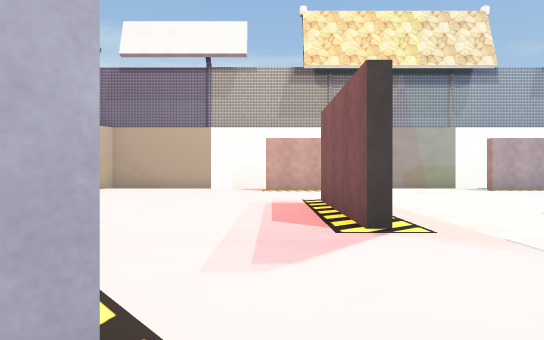
View 1 (above)

19 first-person views from a walk through a scene from a Unity 3-D project. The camera is 1.5 m above the floor, looks level and sees 80° across. The floor is counted in squares, 2 m on a side. Each view is taken from the middle of a square. On the plan, view 1 faces up. The plan holds only what a view shows up to about 11 squares ahead; the rest is blank. The place goes on beyond the plan. The player is left out. Some surface patterns are stand-ins.

View 2
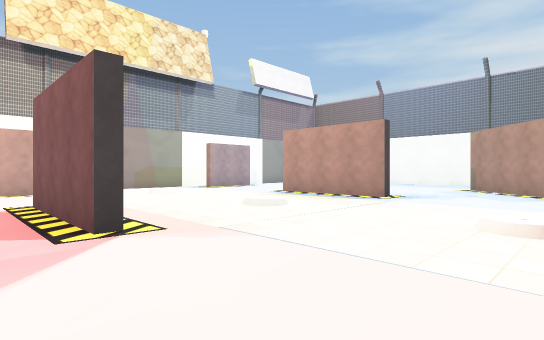

View 3
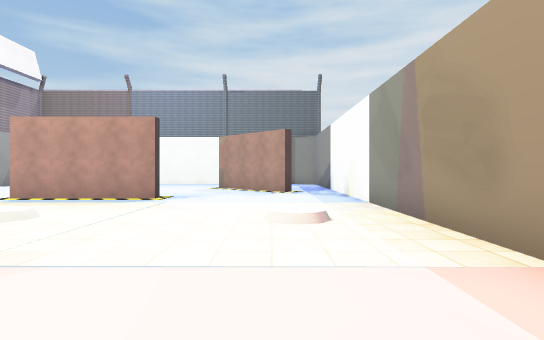

View 4
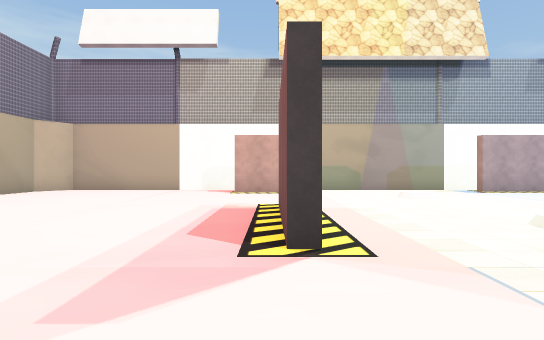

View 5
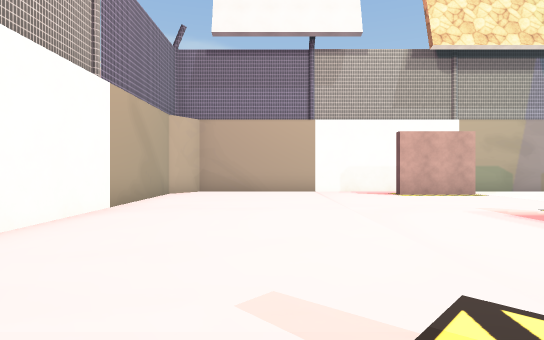

View 6
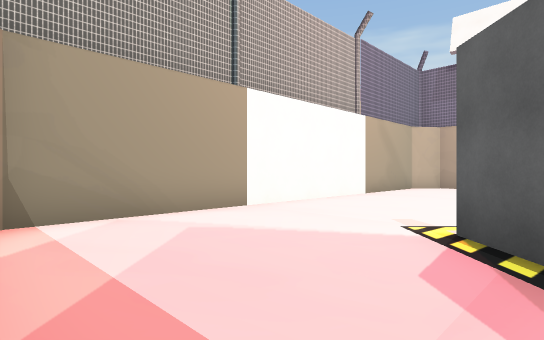

View 7
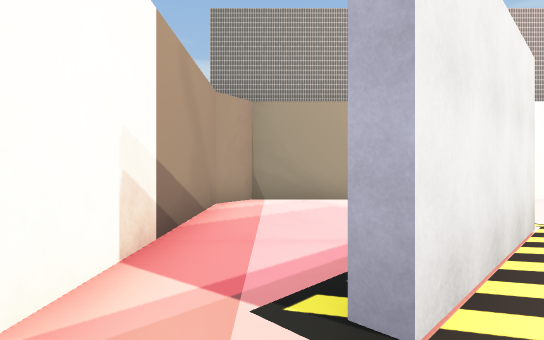

View 8
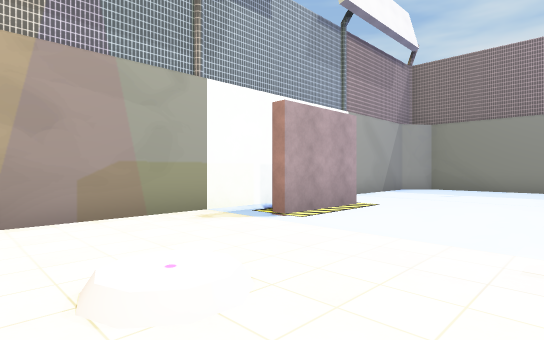

View 9
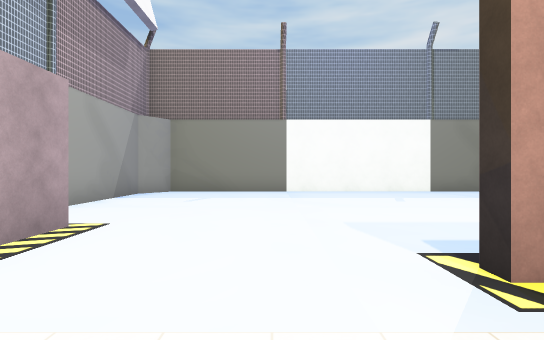

View 10
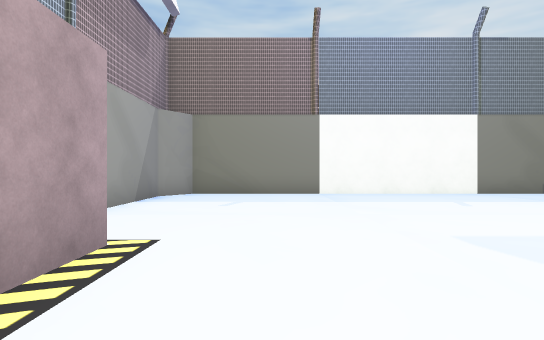

View 11
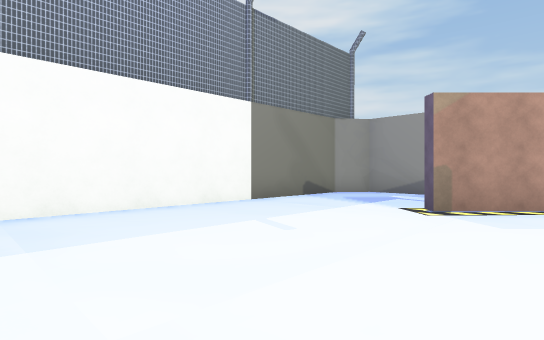

View 12
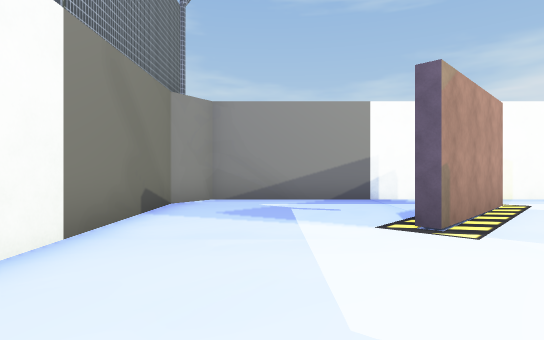

View 13
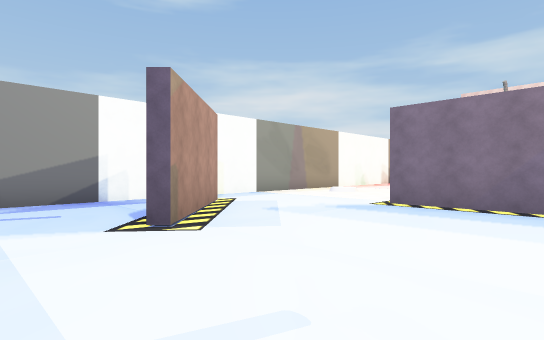

View 14
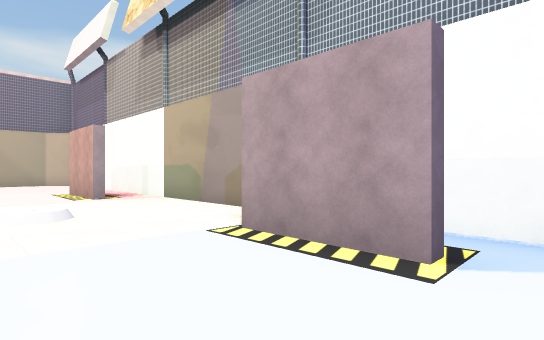

View 15
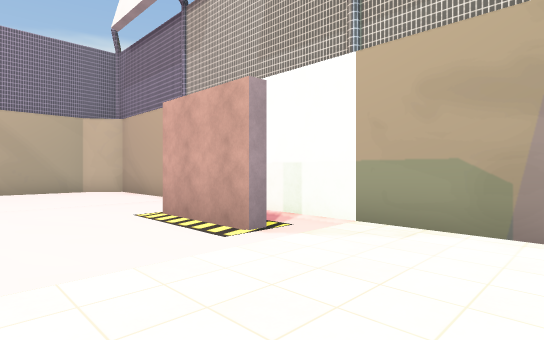

View 16
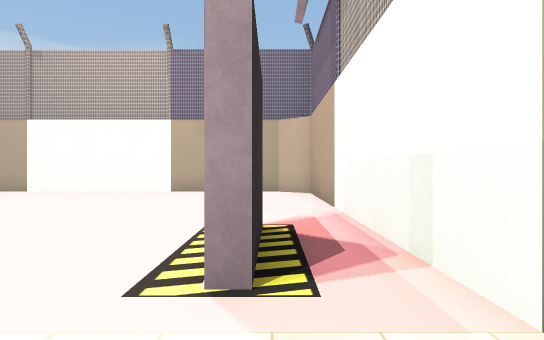

View 17
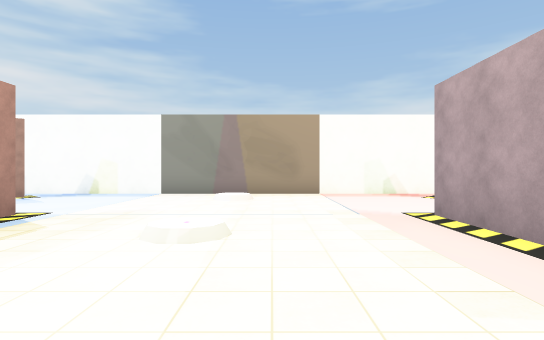

View 18
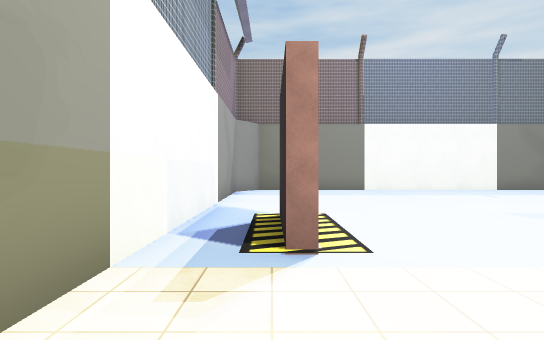

View 19
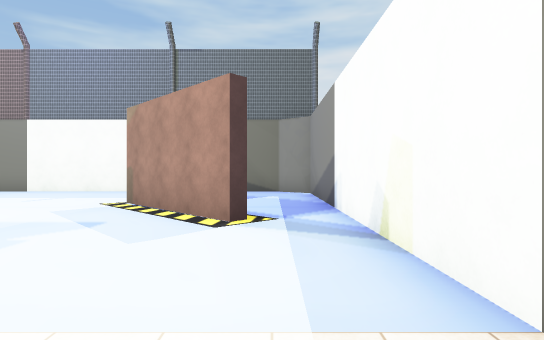

### Floor plan
Points are (right, up) in squares from view 1. A wall is a line through its corners. A room is listed if a view was taken in it or the views show most of it. See-through windows are left out.
Room 1 (views 1, 2, 3, 4, 5, 6, 7, 8, 9, 10, 11, 12, 13, 14, 15, 16, 17, 18, 19)
walls: (8.3, 6.5) (8.3, 3.9); (1.4, 6) (1.4, 3.9); (8, 3.9) (8, 7.5); (1.1, 3.9) (1.1, 7.5); (8, 11.9) (9.9, 11.9); (10.1, 11.6) (7.9, 11.6); (-0.1, 11.9) (2, 11.9) (2, 11.6) (-0.2, 11.6); (10.7, 0.3) (10.4, 0.6) (13, 3.1) (13.3, 2.8); (-2.2, 2) (-3.1, 2.9); (-2.9, 3.2) (-0.2, 0.5); (-6.2, -1.3) (16.5, -1.2) (17.2, -0.2) (17.2, 12.5) (16.2, 13.3) (-6.5, 13.2) (-7.2, 12.2) (-7.2, -0.5) (-6.2, -1.3)

Positions as (right, up) in squares from view 1, and headings:
1: (0, 0), facing up
2: (0, 0), facing up-right
3: (0, 1), facing right
4: (1, 1), facing up
5: (-4, 2), facing up
6: (-2, -1), facing up-left
7: (1, 0), facing left
8: (4, 8), facing up-right
9: (6, 9), facing right
10: (7, 10), facing right
11: (11, 9), facing down-right
12: (15, 7), facing down
13: (15, 7), facing down-left
14: (11, 9), facing up-left
15: (5, 9), facing up-left
16: (4, 12), facing left
17: (4, 9), facing down
18: (5, 12), facing right
19: (6, 0), facing right
